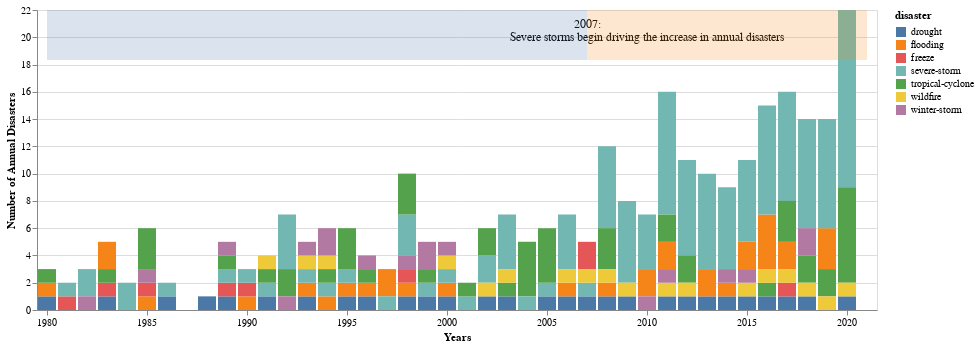

Source (notebook cell):
### Markdown cell above
### Have certain types of disasters been occuring more frequently than others?

### Code cell
chart = alt.Chart(usa_data).mark_bar().transform_filter(
    alt.datum.disaster != 'all-disasters'
).encode(
    x = alt.X('year:N', axis=alt.Axis(title='Years', values=np.arange(1980,2030,5), labelAngle=0)),
    y = alt.Y('count:Q', axis=alt.Axis(title='Number of Annual Disasters')),
    color = alt.Color('disaster:N'),
    order= alt.Order(
      'count',
      sort='ascending'
    )
)


# Shade the Observed and Predicted Regions
cutoffs = pd.DataFrame({
    'start': [1980,2007],
    'stop': [2007, 2021]
})
shade_chart = alt.Chart(
    cutoffs.reset_index()
).mark_rect(
    opacity=0.2
).encode(
    x='start:N',
    x2='stop:N',
    y=alt.value(0),
    y2=alt.value(50),
    color=alt.Color('index:N', legend=None)
)

# Add comment annotations
annotations = pd.DataFrame({'x': [2010, 2007], 'y': [20, 21], 'text': ['Severe storms begin driving the increase in annual disasters',
                                                                      '2007:']})
comments_chart = alt.Chart(annotations).mark_text(size=12).encode(
    x = alt.X('x:N'),
    y = alt.Y('y:Q'),
    text = 'text',
)

all_charts = (chart + comments_chart + shade_chart).resolve_scale(
    color = 'independent'
)

all_charts

### Figure 1 — Vega-Lite specification as saved in the notebook (floating-point values rounded to 4 significant figures; data arrays with more than 128 entries replaced by an {"elided": "..."} marker saying what was removed)
{"config": {"view": {"continuousWidth": 400, "continuousHeight": 300}}, "layer": [{"data": {"name": "data-b85a1c35f31f830c5fab0edd8a9f0192"}, "mark": "bar", "encoding": {"color": {"type": "nominal", "field": "disaster"}, "order": {"type": "quantitative", "field": "count", "sort": "ascending"}, "x": {"type": "nominal", "axis": {"labelAngle": 0, "title": "Years", "values": [1980.0, 1985.0, 1990.0, 1995.0, 2000.0, 2005.0, 2010.0, 2015.0, 2020.0, 2025.0]}, "field": "year"}, "y": {"type": "quantitative", "axis": {"title": "Number of Annual Disasters"}, "field": "count"}}, "transform": [{"filter": "(datum.disaster !== 'all-disasters')"}]}, {"data": {"name": "data-9b43466e035dc1b1ab1ddfaa880c07bf"}, "mark": {"type": "text", "size": 12}, "encoding": {"text": {"type": "nominal", "field": "text"}, "x": {"type": "nominal", "field": "x"}, "y": {"type": "quantitative", "field": "y"}}}, {"data": {"name": "data-1c6971c5a81f01c4da381ff7ff964f0c"}, "mark": {"type": "rect", "opacity": 0.2}, "encoding": {"color": {"type": "nominal", "field": "index", "legend": null}, "x": {"type": "nominal", "field": "start"}, "x2": {"field": "stop"}, "y": {"value": 0}, "y2": {"value": 50}}}], "resolve": {"scale": {"color": "independent"}}, "$schema": "https://vega.github.io/schema/vega-lite/v4.8.1.json", "datasets": {"data-b85a1c35f31f830c5fab0edd8a9f0192": {"elided": "328 records"}, "data-9b43466e035dc1b1ab1ddfaa880c07bf": [{"x": 2010, "y": 20, "text": "Severe storms begin driving the increase in annual disasters"}, {"x": 2007, "y": 21, "text": "2007:"}], "data-1c6971c5a81f01c4da381ff7ff964f0c": [{"index": 0, "start": 1980, "stop": 2007}, {"index": 1, "start": 2007, "stop": 2021}]}}
